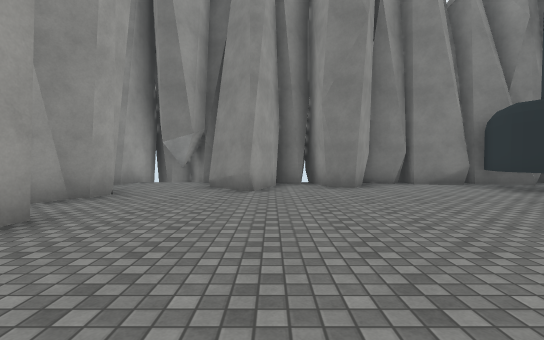
View 1 (above)

24 first-person views from a walk through a Unity game level. The camera is 1.3 m above the floor, tilts 2° down and sees 85° across. The floor is counted in squares, 2 m on a side. Each view is taken from the middle of a square. On the plan, view 1 faces up. The plan holds only what a view shows up to about 9 squares ahead; the rest is blank. The place goes on beyond the plan. The player is left out. Some surface patterns are stand-ins.

View 2
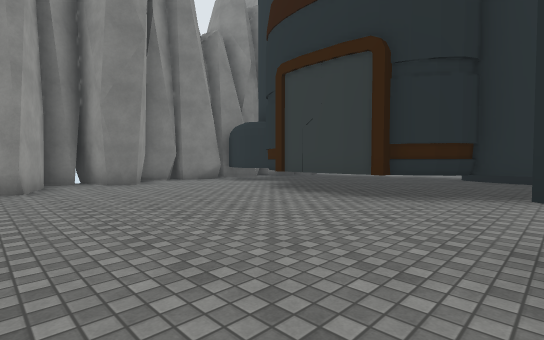

View 3
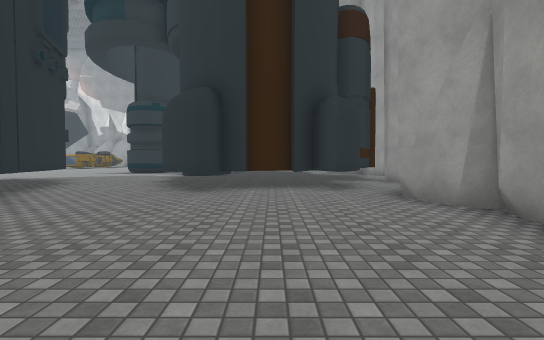

View 4
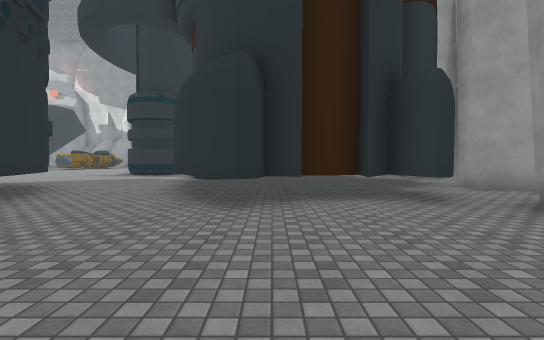

View 5
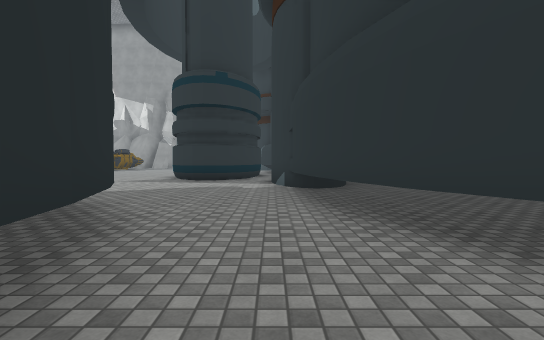

View 6
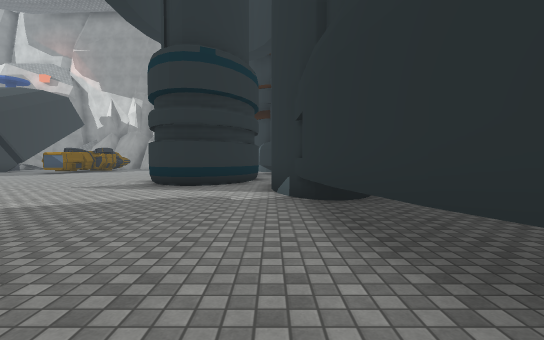

View 7
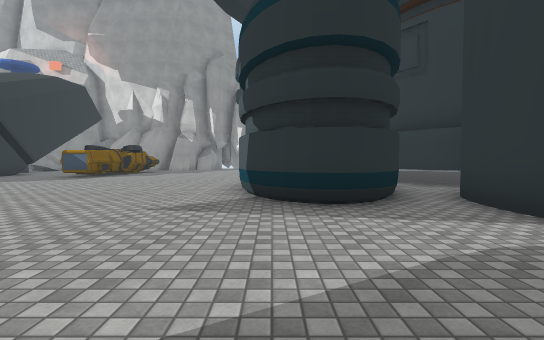

View 8
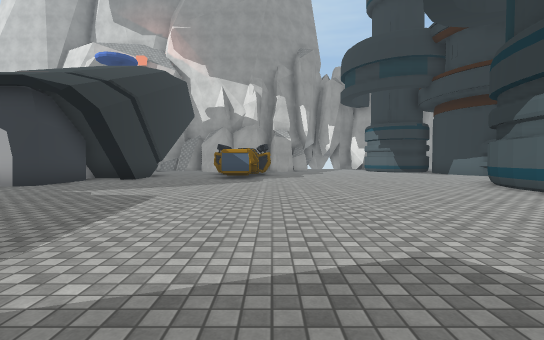

View 9
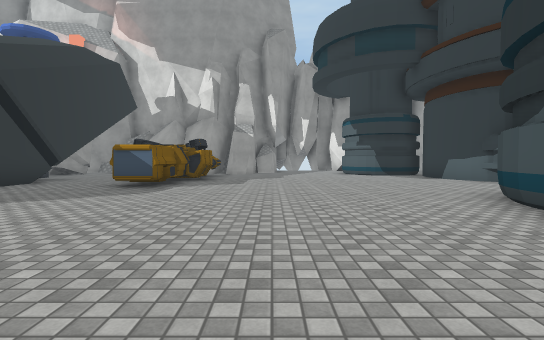

View 10
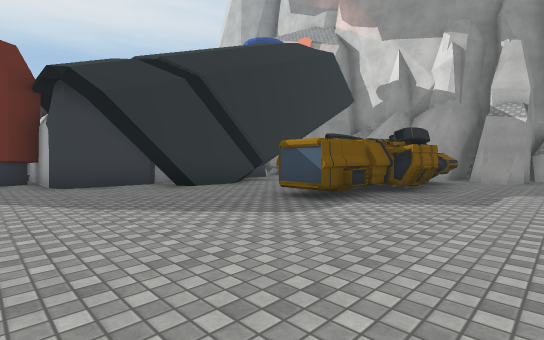

View 11
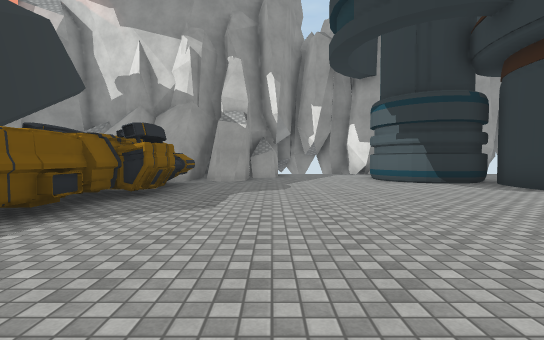

View 12
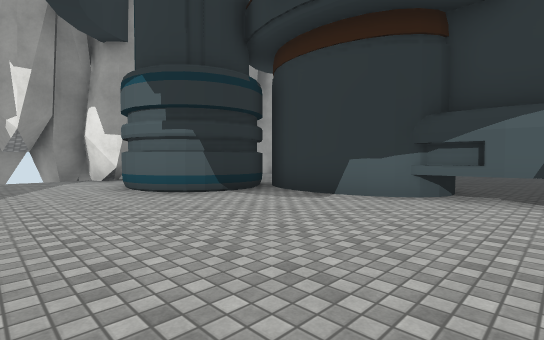

View 13
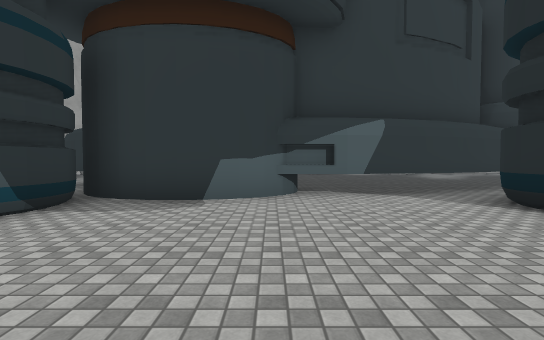

View 14
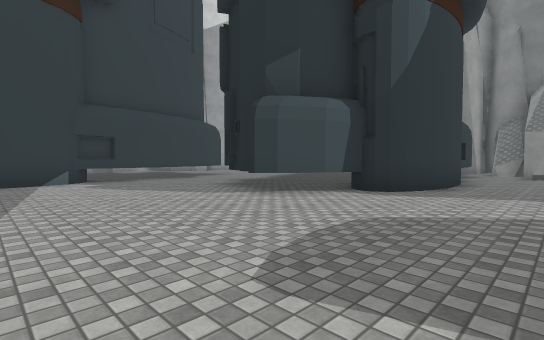

View 15
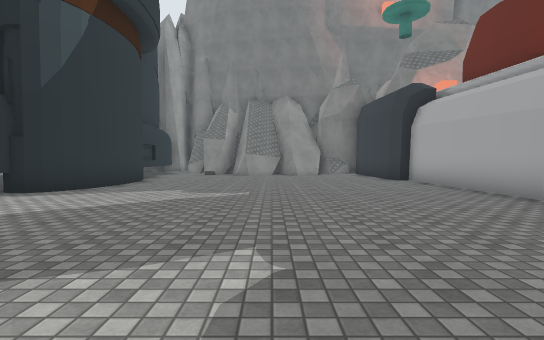

View 16
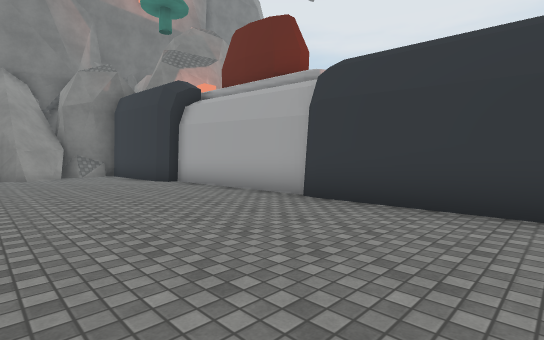

View 17
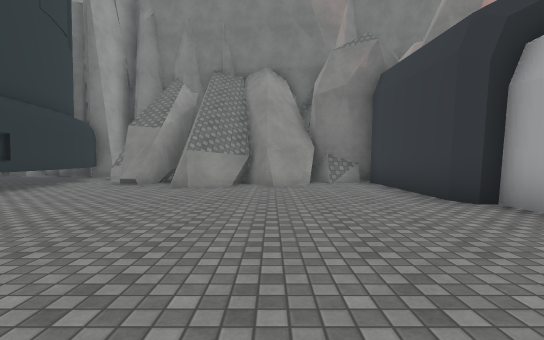

View 18
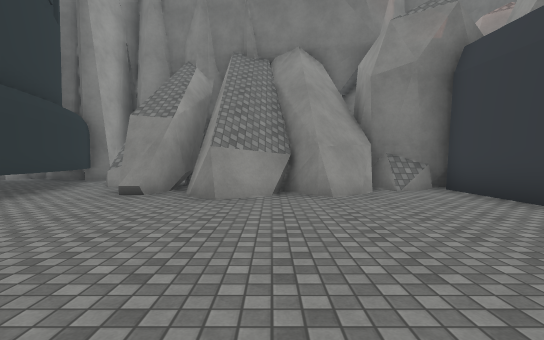

View 19
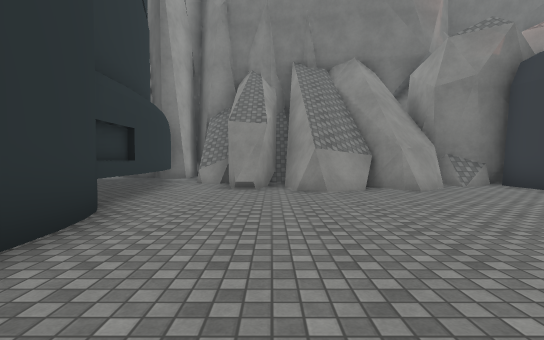

View 20
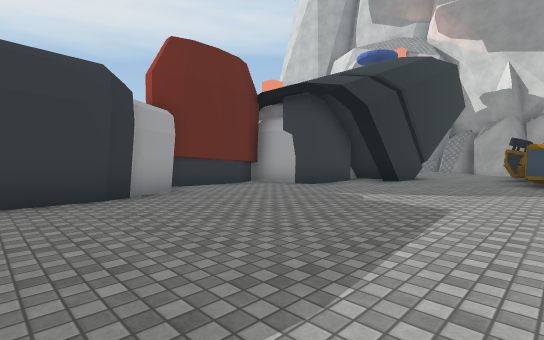

View 21
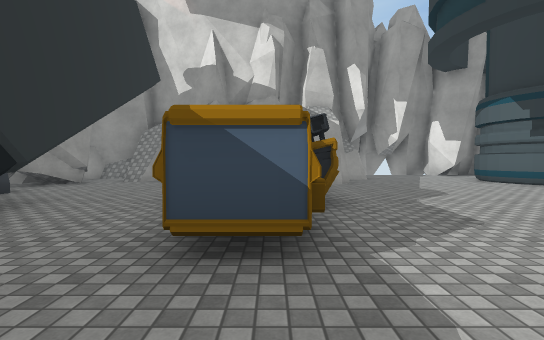

View 22
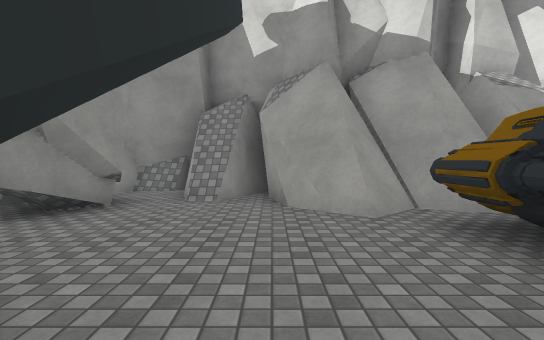

View 23
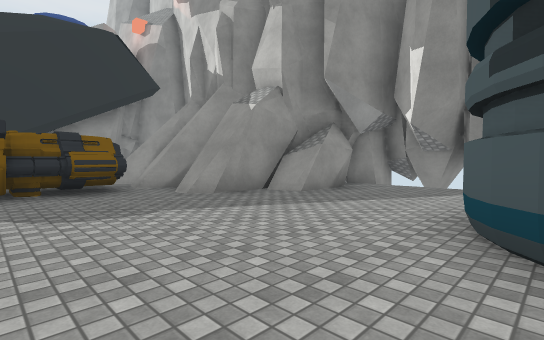

View 24
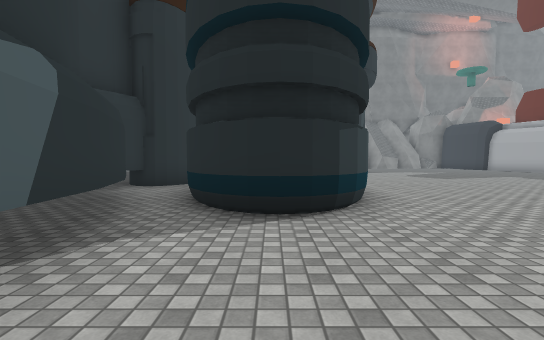

### Floor plan
Key: @ floor where view 1 was taken; # wall or solid block; . floor; / step, stairs or slope; ^ raised ledge; B building.
Columns run from 4 left of view 1 to 21 right of it. Each row starts with its distance up from view 1.
  9 ###  #  #
  8 #.###########
  7 ...##.#..BBB B##
  6  ...#....B   BB###
  5 ##........   BB.###  ###
  4  .......B     B.#.####.#
  3  #......B     B...#....#
  2  #......B     B........#
  1  #......B    BB........##
  0  #..@....B   B B........#
 -1  #...B...B     B........#
 -2   BBBBB...B    B........#
 -3 # BB  BB..B  BB.........#
 -4 #BB    B...BBB..........#
 -5        B.....B.........##
 -6        B...............#
 -7       BB...............#
 -8         B..............##
 -9         B.B.............##
-10       BBB###.............#
-11       BB ###.............#
-12      BBBB# #.............#
-13       BBB###.............#
-14       BBB##B...........###
-15        BB.............##
-16         B.........#...##
-17         B.........##..#
-18         B........###..#
-19          B.......###..##
-20          B........##....
-21         BB#......^##....#
-22        BB###....#####/..##
-23        BB   ....######/.#
-24            B...##  ###//#
-25            #...#   ###/##
-26            #....     ###
-27            #####

Positions as (right, up) in squares from view 1, and headings:
1: (0, 0), facing up
2: (-1, -1), facing up-right
3: (0, 5), facing down
4: (1, 3), facing down
5: (4, 0), facing down
6: (4, -2), facing down
7: (7, -5), facing down
8: (13, -6), facing down
9: (11, -9), facing down
10: (11, -12), facing down-right
11: (11, -13), facing down
12: (10, -16), facing down-left
13: (10, -18), facing left
14: (13, -9), facing up-left
15: (15, -9), facing up
16: (15, -8), facing up-right
17: (16, -4), facing up
18: (15, -2), facing up
19: (13, -3), facing up
20: (14, -7), facing down-right
21: (14, -14), facing down
22: (17, -18), facing down
23: (7, -19), facing down-right
24: (6, -18), facing up
